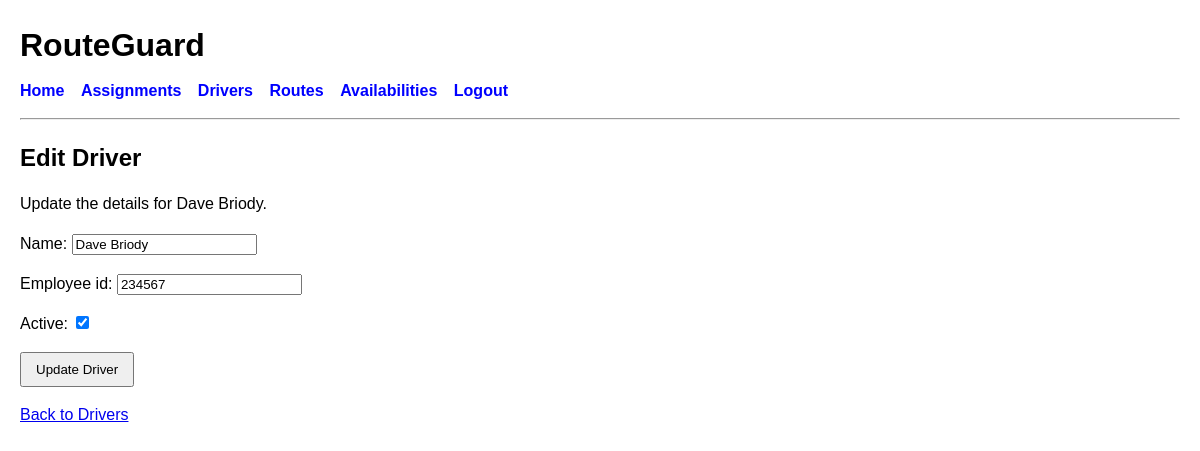
The app's page /drivers/2/edit/ (signed in), older data.
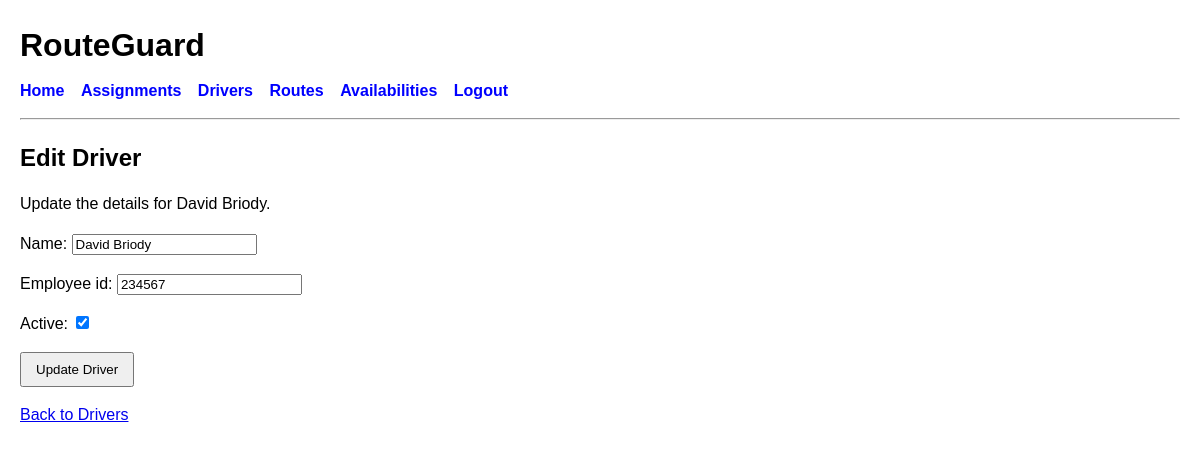
The same page, newer data.
### planner/models.py (models this page shows, shortened)
class Driver(models.Model):
    name = models.CharField(max_length=100)
    employee_id = models.CharField(max_length=20, unique=True)
    active = models.BooleanField(default=True)

### planner/views.py (the view)
# urls.py: path("drivers/<int:driver_id>/edit/", views.edit_driver, name="edit_driver"),
@login_required
def edit_driver(request, driver_id):
    driver = get_object_or_404(Driver, id=driver_id)
    if request.method == "POST":
        form = DriverForm(request.POST, instance=driver)
        if form.is_valid():
            form.save()
            messages.success(request, "Driver updated successfully")
            return redirect("driver_list")
    else:
        form = DriverForm(instance=driver)
    return render(
        request,
        "planner/edit_driver.html",
        {"form": form, "driver": driver},
    )

### planner/forms.py
class DriverForm(forms.ModelForm):
    class Meta:
        model = Driver
        fields = ["name", "employee_id", "active"]

### planner/templates/planner/edit_driver.html (shortened to what this page needs)
{% extends "base.html" %}
{% block content %}
<h2>Edit Driver</h2>
<p>Update the details for {{ driver.name }}.</p>
<form method="post">
    {{ form.as_p }}
    <button type="submit">Update Driver</button>
</form>
<p><a href="{% url 'driver_list' %}">Back to Drivers</a></p>
{% endblock %}

Row changes from the older to the newer data that the page shows:
changed Driver: name "Dave Briody" → "David Briody"
